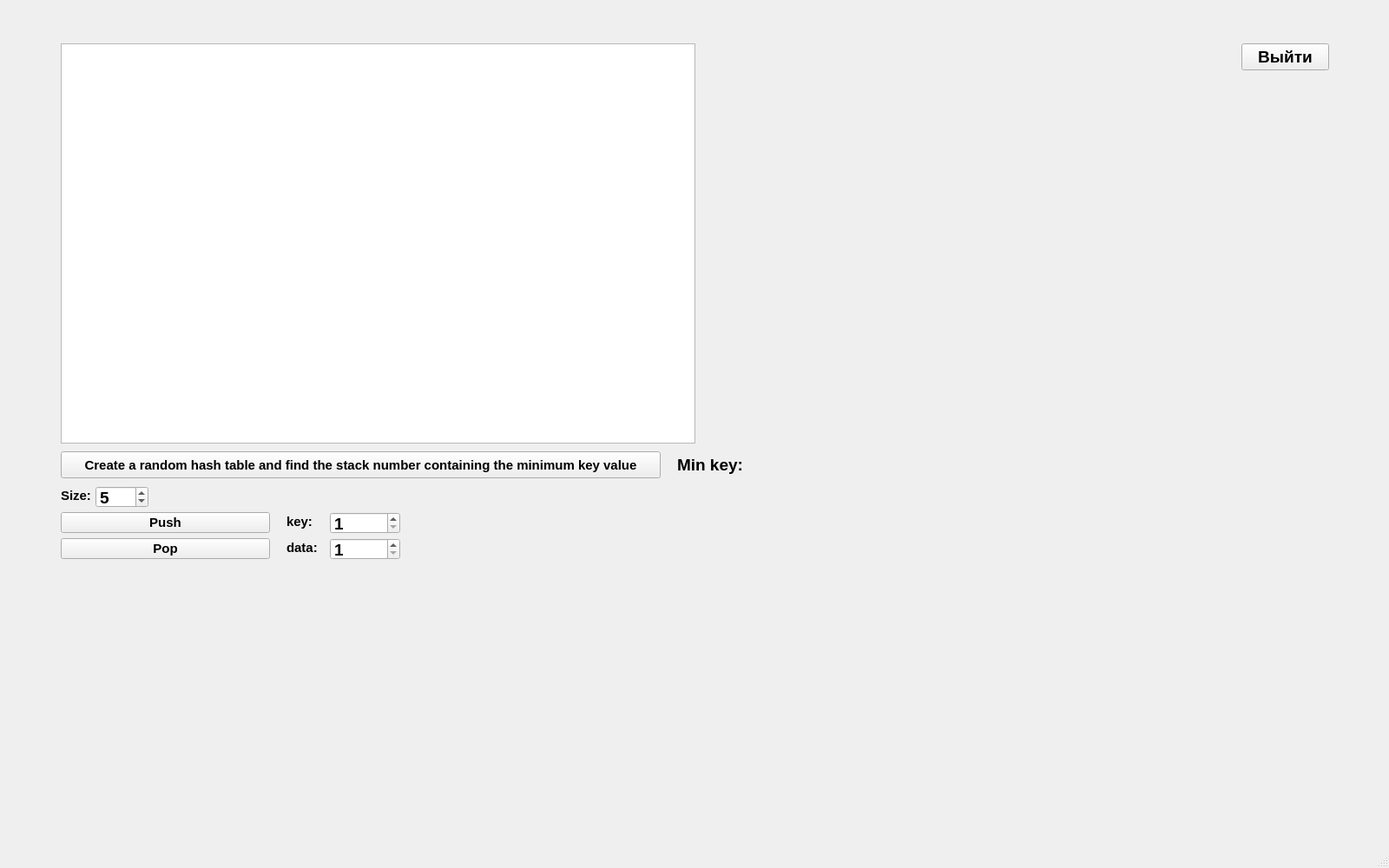
<?xml version="1.0" encoding="UTF-8"?>
<ui version="4.0">
 <class>MainWindow</class>
 <widget class="QMainWindow" name="MainWindow">
  <property name="geometry">
   <rect>
    <x>0</x>
    <y>0</y>
    <width>1600</width>
    <height>1000</height>
   </rect>
  </property>
  <property name="windowTitle">
   <string>MainWindow</string>
  </property>
  <widget class="QWidget" name="centralwidget">
   <widget class="QPushButton" name="pushButton_create">
    <property name="geometry">
     <rect>
      <x>70</x>
      <y>520</y>
      <width>691</width>
      <height>31</height>
     </rect>
    </property>
    <property name="font">
     <font>
      <pointsize>11</pointsize>
      <bold>true</bold>
     </font>
    </property>
    <property name="text">
     <string>Create a random hash table and find the stack number containing the minimum key value</string>
    </property>
   </widget>
   <widget class="QSpinBox" name="spinBox">
    <property name="geometry">
     <rect>
      <x>110</x>
      <y>560</y>
      <width>61</width>
      <height>25</height>
     </rect>
    </property>
    <property name="font">
     <font>
      <pointsize>14</pointsize>
      <bold>true</bold>
     </font>
    </property>
    <property name="minimum">
     <number>1</number>
    </property>
    <property name="value">
     <number>5</number>
    </property>
   </widget>
   <widget class="QTextEdit" name="textEdit">
    <property name="geometry">
     <rect>
      <x>70</x>
      <y>50</y>
      <width>731</width>
      <height>461</height>
     </rect>
    </property>
    <property name="font">
     <font>
      <pointsize>10</pointsize>
      <bold>true</bold>
     </font>
    </property>
    <property name="readOnly">
     <bool>true</bool>
    </property>
   </widget>
   <widget class="QPushButton" name="pushButton">
    <property name="geometry">
     <rect>
      <x>70</x>
      <y>590</y>
      <width>241</width>
      <height>24</height>
     </rect>
    </property>
    <property name="font">
     <font>
      <pointsize>11</pointsize>
      <bold>true</bold>
     </font>
    </property>
    <property name="text">
     <string>Push</string>
    </property>
   </widget>
   <widget class="QPushButton" name="pushButton_2">
    <property name="geometry">
     <rect>
      <x>70</x>
      <y>620</y>
      <width>241</width>
      <height>24</height>
     </rect>
    </property>
    <property name="font">
     <font>
      <pointsize>11</pointsize>
      <bold>true</bold>
     </font>
    </property>
    <property name="text">
     <string>Pop</string>
    </property>
   </widget>
   <widget class="QSpinBox" name="spinBox_key">
    <property name="geometry">
     <rect>
      <x>380</x>
      <y>590</y>
      <width>81</width>
      <height>25</height>
     </rect>
    </property>
    <property name="font">
     <font>
      <pointsize>14</pointsize>
      <bold>true</bold>
     </font>
    </property>
    <property name="minimum">
     <number>1</number>
    </property>
    <property name="maximum">
     <number>9999</number>
    </property>
   </widget>
   <widget class="QLabel" name="label">
    <property name="geometry">
     <rect>
      <x>70</x>
      <y>560</y>
      <width>49</width>
      <height>21</height>
     </rect>
    </property>
    <property name="font">
     <font>
      <pointsize>11</pointsize>
      <bold>true</bold>
     </font>
    </property>
    <property name="text">
     <string>Size:</string>
    </property>
   </widget>
   <widget class="QLabel" name="label_2">
    <property name="geometry">
     <rect>
      <x>330</x>
      <y>590</y>
      <width>49</width>
      <height>21</height>
     </rect>
    </property>
    <property name="font">
     <font>
      <pointsize>11</pointsize>
      <bold>true</bold>
     </font>
    </property>
    <property name="text">
     <string>key:</string>
    </property>
   </widget>
   <widget class="QSpinBox" name="spinBox_data">
    <property name="geometry">
     <rect>
      <x>380</x>
      <y>620</y>
      <width>81</width>
      <height>25</height>
     </rect>
    </property>
    <property name="font">
     <font>
      <pointsize>14</pointsize>
      <bold>true</bold>
     </font>
    </property>
    <property name="minimum">
     <number>1</number>
    </property>
    <property name="maximum">
     <number>1000</number>
    </property>
   </widget>
   <widget class="QLabel" name="label_3">
    <property name="geometry">
     <rect>
      <x>330</x>
      <y>620</y>
      <width>49</width>
      <height>21</height>
     </rect>
    </property>
    <property name="font">
     <font>
      <pointsize>11</pointsize>
      <bold>true</bold>
     </font>
    </property>
    <property name="text">
     <string>data:</string>
    </property>
   </widget>
   <widget class="QPushButton" name="pushButton_3">
    <property name="geometry">
     <rect>
      <x>1430</x>
      <y>50</y>
      <width>101</width>
      <height>31</height>
     </rect>
    </property>
    <property name="font">
     <font>
      <pointsize>14</pointsize>
      <bold>true</bold>
     </font>
    </property>
    <property name="text">
     <string>Выйти</string>
    </property>
   </widget>
   <widget class="QLabel" name="label_4">
    <property name="geometry">
     <rect>
      <x>780</x>
      <y>520</y>
      <width>81</width>
      <height>31</height>
     </rect>
    </property>
    <property name="font">
     <font>
      <pointsize>14</pointsize>
      <bold>true</bold>
     </font>
    </property>
    <property name="text">
     <string>Min key:</string>
    </property>
   </widget>
   <widget class="QLabel" name="label_5">
    <property name="geometry">
     <rect>
      <x>870</x>
      <y>520</y>
      <width>41</width>
      <height>31</height>
     </rect>
    </property>
    <property name="font">
     <font>
      <pointsize>14</pointsize>
      <bold>true</bold>
     </font>
    </property>
    <property name="text">
     <string/>
    </property>
   </widget>
  </widget>
  <widget class="QMenuBar" name="menubar">
   <property name="geometry">
    <rect>
     <x>0</x>
     <y>0</y>
     <width>1600</width>
     <height>22</height>
    </rect>
   </property>
  </widget>
  <widget class="QStatusBar" name="statusbar"/>
 </widget>
 <resources/>
 <connections/>
</ui>
